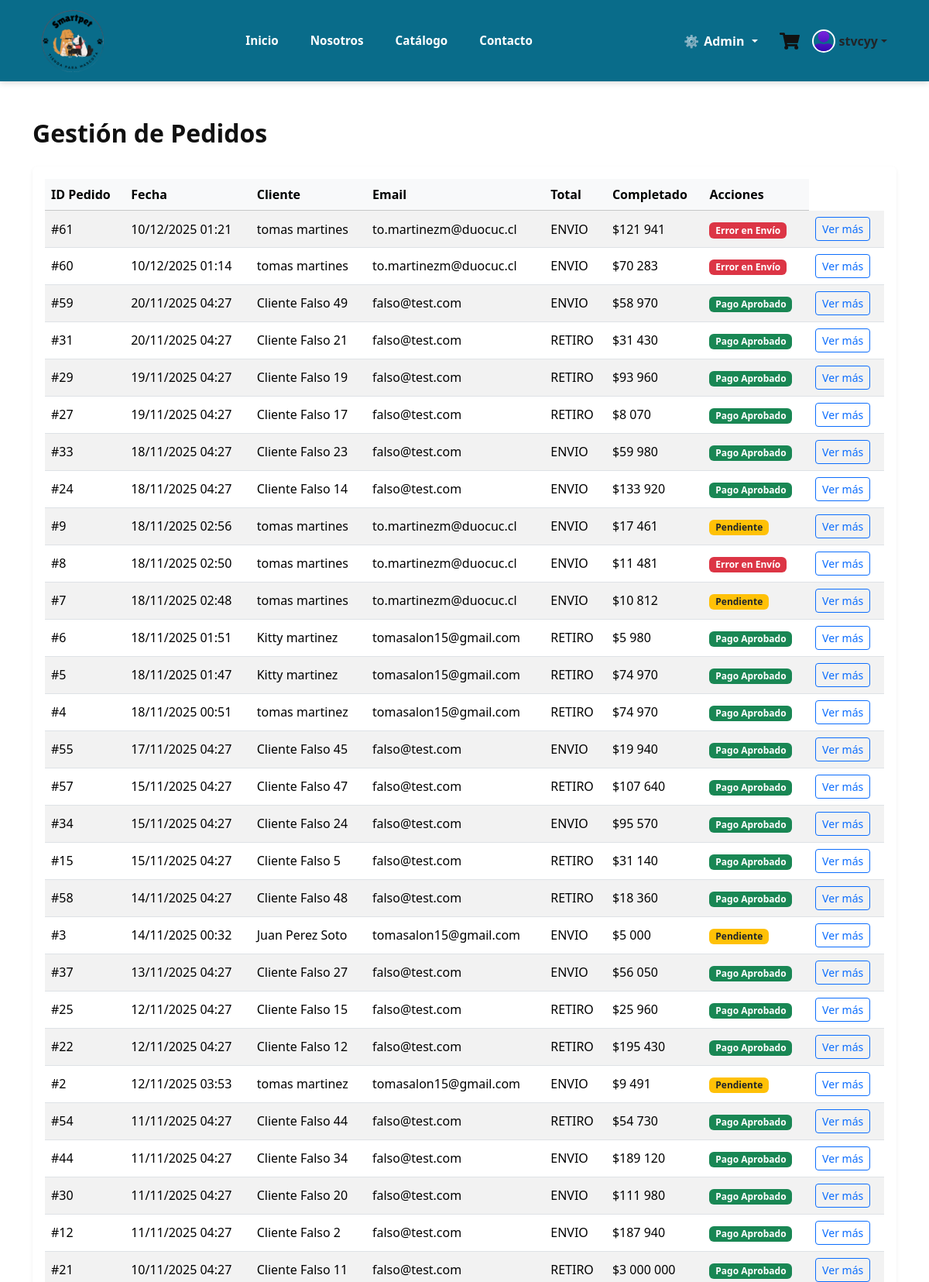
The app's page /gestion/pedidos/ (signed in, upper part) with its own data.
### usuarios/models.py (models this page shows, shortened)
class Pedido(models.Model):
    ESTADO_PENDIENTE = 'PENDIENTE'
    ESTADO_APROBADO = 'APROBADO'
    ESTADO_ENVIADO = 'ENVIADO'
    ESTADO_ERROR = 'ERROR_ENVIO'
    ESTADO_PEDIDO_CHOICES = [
        (ESTADO_PENDIENTE, 'Pendiente de Pago'),
        (ESTADO_APROBADO, 'Pago Aprobado'),
        (ESTADO_ENVIADO, 'Enviado'),
        (ESTADO_ERROR, 'Error de Envío'),
    ]
    TIPO_ENVIO_CHOICES = [
        ('ENVIO', 'Despacho a Domicilio'),
        ('RETIRO', 'Retiro en Tienda'),
    ]
    usuario = models.ForeignKey(User, on_delete=models.SET_NULL, null=True)
    fecha_pedido = models.DateTimeField(auto_now_add=True)
    total = models.DecimalField(max_digits=10, decimal_places=0, default=0)
    tipo_envio = models.CharField(
        max_length=20,
        choices=TIPO_ENVIO_CHOICES,
        default='ENVIO', # Por defecto asumimos envío
        verbose_name="Tipo de Entrega"
    )
    nombre_cliente = models.CharField(max_length=100, default='')
    apellido_cliente = models.CharField(max_length=100, default='')
    rut_cliente = models.CharField(max_length=12, default='')
    telefono_cliente = models.CharField(max_length=15, default='')
    email_cliente = models.EmailField(max_length=100, default='')
    region = models.ForeignKey(Region, on_delete=models.SET_NULL, null=True, blank=True) # blank=True para Retiro
    comuna = models.ForeignKey(Comuna, on_delete=models.SET_NULL, null=True, blank=True) # blank=True para Retiro
    calle = models.CharField(max_length=100, default='', blank=True)
    numero = models.CharField(max_length=20, default='', blank=True)
    depto_oficina = models.CharField(max_length=100, blank=True, null=True, help_text="Opcional")
    id_mercadopago = models.CharField(
        max_length=50,
        blank=True,
        null=True,
        verbose_name="ID Pago MP"
    )
    estado = models.CharField(
        max_length=20,
        choices=ESTADO_PEDIDO_CHOICES,
        default=ESTADO_PENDIENTE,
        verbose_name="Estado del Pedido"
    )
    tracking_number = models.CharField(
        max_length=100,
        blank=True, null=True,
        verbose_name="Número de Seguimiento"
    )
    etiqueta_pdf_url = models.URLField(
        max_length=500,
        blank=True, null=True,
        verbose_name="URL Etiqueta PDF"
    )
    class Meta:
        ordering = ['-fecha_pedido']

### usuarios/views.py (the view)
# urls.py: path('gestion/pedidos/', views.gestion_pedidos, name='gestion_pedidos'),
@login_required
@staff_member_required
def gestion_pedidos(request):
    pedidos = Pedido.objects.all().order_by('-fecha_pedido')
    context = {
        'pedidos': pedidos
    }
    return render(request, 'paneladmin/gestion_pedido/gestion_pedidos.html', context)

### usuarios/templates/paneladmin/gestion_pedido/gestion_pedidos.html (shortened to what this page needs)
{% extends 'base.html' %}
{% load static %}
{% load humanize %}
{% block content %}
<div class="container my-5">
    <div class="row">
        <div class="col-md-12">
            <div class="d-flex justify-content-between align-items-center mb-4">
                <h2 class="fw-bold mb-0">Gestión de Pedidos</h2>
            </div>
            <div class="card shadow-sm border-0">
                <div class="card-body">
                    <div class="table-responsive">
                        <table class="table table-striped table-hover align-middle">
                            <thead class="table-light">
                                <tr>
                                    <th>ID Pedido</th>
                                    <th>Fecha</th>
                                    <th>Cliente</th>
                                    <th>Email</th>
                                    <th>Total</th>
                                    <th>Completado</th>
                                    <th>Acciones</th>
                                </tr>
                            </thead>
                            <tbody>
                                {% for p in pedidos %}
                                <tr>
                                    <td>#{{ p.id }}</td>
                                    <td>{{ p.fecha_pedido|date:"d/m/Y H:i" }}</td>
                                    <td>{{ p.nombre_cliente }} {{ p.apellido_cliente }}</td>
                                    <td>{{ p.email_cliente }}</td>
                                    <td>{{ p.tipo_envio }}</td>
                                    <td>${{ p.total|floatformat:0|intcomma }}</td>
                                    <td>
                                        {% if p.estado == 'APROBADO' %}
                                            <span class="badge bg-success">Pago Aprobado</span>
                                        {% elif p.estado == 'ENVIADO' %}
                                            <span class="badge bg-primary">Enviado</span>
                                        {% elif p.estado == 'ERROR_ENVIO' %}
                                            <span class="badge bg-danger">Error en Envío</span>
                                        {% else %}
                                            <span class="badge bg-warning text-dark">Pendiente</span>
                                        {% endif %}
                                    </td>
                                    <td>
                                        <a href="{% url 'pedido_detalle' p.id %}" class="btn btn-sm btn-outline-primary">
                                            Ver más
                                        </a>
                                    </td>
                                </tr>
                                {% endfor %}
                            </tbody>
                        </table>
                    </div>
                </div>
            </div>
        </div>
    </div>
</div>
{% endblock %}

### usuarios/templates/base.html (shortened to what this page needs)
<!DOCTYPE html>
<html lang="es">
    <head>
        {% load static %}
        <link
            href="https://cdn.jsdelivr.net/npm/bootstrap@5.3.3/dist/css/bootstrap.min.css"
            rel="stylesheet"
        />
        <link rel="stylesheet" href="{% static 'css/base.css' %}" />
        <link rel="stylesheet" href="https://unpkg.com/leaflet/dist/leaflet.css" />
    </head>
    <body>
        <header class="header">
            <div class="menu container d-flex justify-content-between align-items-center position-relative">
                <a href="{% url 'index' %}" class="logo">
                    <img src="{% static 'Img/Logo.png' %}" alt="Mi logo" />
                </a>
                <nav class="navbar">
                    <ul class="d-flex align-items-center mb-0 ps-0">
                        <li><a href="{% url 'index' %}">Inicio</a></li>
                        <li><a href="{% url 'nosotros' %}">Nosotros</a></li>
                        <li><a href="{% url 'catalogo' %}">Catálogo</a></li>
                        <li><a href="#footer">Contacto</a></li>
                    </ul>
                </nav>
                <ul class="header-icons list-unstyled d-flex align-items-center mb-0 gap-3">
                    {% if user.is_staff %}
                        <li class="nav-item dropdown panel-admin">
                            <a class="nav-link dropdown-toggle admin-trigger text-dark" href="#" id="panelAdminDropdown" role="button" data-bs-toggle="dropdown" aria-expanded="false">
                                ⚙️ <span class="d-none d-lg-inline">Admin</span>
                            </a>
                        </li>
                    {% endif %}
                    {% if user.is_authenticated %}
                        <li class="submenu position-relative">
                            <a href="{% url 'carrito' %}" class="d-inline-block position-relative text-dark">
                                <img src="{% static 'Img/car.svg' %}" id="img-carrito" width="26" height="26" />
                            </a>
                        </li>
                        <li class="nav-item dropdown">
                            <a class="nav-link dropdown-toggle d-flex align-items-center text-dark p-0" href="#" id="userDropdown" role="button" data-bs-toggle="dropdown">
                                <img src="{% static 'Img/usuario.svg' %}" width="30" height="30" class="rounded-circle me-1" />
                                <span class="d-none d-md-inline">{{ user.username }}</span>
                            </a>
                        </li>
                    {% endif %}
                </ul>
            </div>
        </header>
        <main style="min-height: 80vh;"> {% block content %}{% endblock %}
        </main>
    </body>
</html>

### usuarios/static/css/base.css (style rules this page uses)
main, section, .page-content, .catalogo-container, .container-fluid { overflow-x: hidden; }
* { margin: 0; padding: 0; box-sizing: border-box; text-decoration: none; list-style: none; }
body { font-family: 'Segoe UI', Arial, sans-serif; background-color: #fff; color: #111; padding-top: 105px; }
.header { position: fixed; top: 0; left: 0; width: 100%; z-index: 1050; background: #096C8A; height: 105px; display: flex; align-items: center; box-shadow: 0 2px 8px rgba(0, 0, 0, 0.15); }
.menu { width: 100%; display: flex; align-items: center; justify-content: space-between; padding: 0 4%; }
.logo img { height: 95px; width: auto; display: block; }
.menu .navbar > ul { display: flex; align-items: center; gap: 5px; }
.menu .navbar ul li a { color: #ffffff; text-decoration: none; font-weight: 600; padding: 10px 18px; border-radius: 8px; transition: all 0.3s ease; display: inline-block; position: relative; }
.panel-admin { position: relative; }
.admin-trigger { background: #000000; color: #fff !important; border-radius: 6px; padding: 6px 12px; display: flex; align-items: center; font-weight: 600; gap: 6px; transition: 0.25s ease; }
.submenu { position: relative; }
.nav-item.dropdown { position: relative; overflow: visible !important; }
.nav-item.dropdown > a.nav-link { color: #ffffff; font-weight: 600; background: transparent; padding: 6px 12px; border-radius: 6px; transition: all 0.3s ease; }
.nav-item.dropdown img.rounded-circle { border: 2px solid #fff; transition: transform 0.3s ease, box-shadow 0.3s ease; }
@media (max-width: 1200px) { .menu { padding: 0 2%; } }
@media (max-width: 1200px) { .navbar ul li a { padding: 8px 14px; font-size: 0.95rem; } }
@media (max-width: 1200px) { .logo img { height: 80px; } }

### records on screen
Pedido: id "61", fecha_pedido "10/12/2025 01:21", nombre_cliente "tomas", apellido_cliente "martines", email_cliente "to.martinezm@duocuc.cl", tipo_envio "ENVIO", total "121 941", estado "Error en Envío"
Pedido: id "60", fecha_pedido "10/12/2025 01:14", nombre_cliente "tomas", apellido_cliente "martines", email_cliente "to.martinezm@duocuc.cl", tipo_envio "ENVIO", total "70 283", estado "Error en Envío"
Pedido: id "59", fecha_pedido "20/11/2025 04:27", nombre_cliente "Cliente Falso 49", email_cliente "falso@test.com", tipo_envio "ENVIO", total "58 970", estado "Pago Aprobado"
Pedido: id "31", fecha_pedido "20/11/2025 04:27", nombre_cliente "Cliente Falso 21", email_cliente "falso@test.com", tipo_envio "RETIRO", total "31 430", estado "Pago Aprobado"
Pedido: id "29", fecha_pedido "19/11/2025 04:27", nombre_cliente "Cliente Falso 19", email_cliente "falso@test.com", tipo_envio "RETIRO", total "93 960", estado "Pago Aprobado"
Pedido: id "27", fecha_pedido "19/11/2025 04:27", nombre_cliente "Cliente Falso 17", email_cliente "falso@test.com", tipo_envio "RETIRO", total "8 070", estado "Pago Aprobado"
Pedido: id "33", fecha_pedido "18/11/2025 04:27", nombre_cliente "Cliente Falso 23", email_cliente "falso@test.com", tipo_envio "ENVIO", total "59 980", estado "Pago Aprobado"
Pedido: id "24", fecha_pedido "18/11/2025 04:27", nombre_cliente "Cliente Falso 14", email_cliente "falso@test.com", tipo_envio "ENVIO", total "133 920", estado "Pago Aprobado"
Pedido: id "9", fecha_pedido "18/11/2025 02:56", nombre_cliente "tomas", apellido_cliente "martines", email_cliente "to.martinezm@duocuc.cl", tipo_envio "ENVIO", total "17 461", estado "Pendiente"
Pedido: id "8", fecha_pedido "18/11/2025 02:50", nombre_cliente "tomas", apellido_cliente "martines", email_cliente "to.martinezm@duocuc.cl", tipo_envio "ENVIO", total "11 481", estado "Error en Envío"
Pedido: id "7", fecha_pedido "18/11/2025 02:48", nombre_cliente "tomas", apellido_cliente "martines", email_cliente "to.martinezm@duocuc.cl", tipo_envio "ENVIO", total "10 812", estado "Pendiente"
Pedido: id "6", fecha_pedido "18/11/2025 01:51", nombre_cliente "Kitty", apellido_cliente "martinez", email_cliente "tomasalon15@gmail.com", tipo_envio "RETIRO", total "5 980", estado "Pago Aprobado"
Pedido: id "5", fecha_pedido "18/11/2025 01:47", nombre_cliente "Kitty", apellido_cliente "martinez", email_cliente "tomasalon15@gmail.com", tipo_envio "RETIRO", total "74 970", estado "Pago Aprobado"
Pedido: id "4", fecha_pedido "18/11/2025 00:51", nombre_cliente "tomas", apellido_cliente "martinez", email_cliente "tomasalon15@gmail.com", tipo_envio "RETIRO", total "74 970", estado "Pago Aprobado"
Pedido: id "55", fecha_pedido "17/11/2025 04:27", nombre_cliente "Cliente Falso 45", email_cliente "falso@test.com", tipo_envio "ENVIO", total "19 940", estado "Pago Aprobado"
Pedido: id "57", fecha_pedido "15/11/2025 04:27", nombre_cliente "Cliente Falso 47", email_cliente "falso@test.com", tipo_envio "RETIRO", total "107 640", estado "Pago Aprobado"
Pedido: id "34", fecha_pedido "15/11/2025 04:27", nombre_cliente "Cliente Falso 24", email_cliente "falso@test.com", tipo_envio "ENVIO", total "95 570", estado "Pago Aprobado"
Pedido: id "15", fecha_pedido "15/11/2025 04:27", nombre_cliente "Cliente Falso 5", email_cliente "falso@test.com", tipo_envio "RETIRO", total "31 140", estado "Pago Aprobado"
Pedido: id "58", fecha_pedido "14/11/2025 04:27", nombre_cliente "Cliente Falso 48", email_cliente "falso@test.com", tipo_envio "RETIRO", total "18 360", estado "Pago Aprobado"
Pedido: id "3", fecha_pedido "14/11/2025 00:32", nombre_cliente "Juan", apellido_cliente "Perez Soto", email_cliente "tomasalon15@gmail.com", tipo_envio "ENVIO", total "5 000", estado "Pendiente"
Pedido: id "37", fecha_pedido "13/11/2025 04:27", nombre_cliente "Cliente Falso 27", email_cliente "falso@test.com", tipo_envio "ENVIO", total "56 050", estado "Pago Aprobado"
Pedido: id "25", fecha_pedido "12/11/2025 04:27", nombre_cliente "Cliente Falso 15", email_cliente "falso@test.com", tipo_envio "RETIRO", total "25 960", estado "Pago Aprobado"
Pedido: id "22", fecha_pedido "12/11/2025 04:27", nombre_cliente "Cliente Falso 12", email_cliente "falso@test.com", tipo_envio "RETIRO", total "195 430", estado "Pago Aprobado"
Pedido: id "2", fecha_pedido "12/11/2025 03:53", nombre_cliente "tomas", apellido_cliente "martinez", email_cliente "tomasalon15@gmail.com", tipo_envio "ENVIO", total "9 491", estado "Pendiente"
Pedido: id "54", fecha_pedido "11/11/2025 04:27", nombre_cliente "Cliente Falso 44", email_cliente "falso@test.com", tipo_envio "RETIRO", total "54 730", estado "Pago Aprobado"
Pedido: id "44", fecha_pedido "11/11/2025 04:27", nombre_cliente "Cliente Falso 34", email_cliente "falso@test.com", tipo_envio "ENVIO", total "189 120", estado "Pago Aprobado"
Pedido: id "30", fecha_pedido "11/11/2025 04:27", nombre_cliente "Cliente Falso 20", email_cliente "falso@test.com", tipo_envio "ENVIO", total "111 980", estado "Pago Aprobado"
Pedido: id "12", fecha_pedido "11/11/2025 04:27", nombre_cliente "Cliente Falso 2", email_cliente "falso@test.com", tipo_envio "ENVIO", total "187 940", estado "Pago Aprobado"
Pedido: id "21", fecha_pedido "10/11/2025 04:27", nombre_cliente "Cliente Falso 11", email_cliente "falso@test.com", tipo_envio "RETIRO", total "3 000 000", estado "Pago Aprobado"

### other values on screen
{{ user.username }} "stvcyy"
